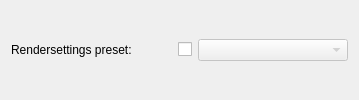
       <widget class="QWidget" name="w_renderPreset" native="true">
        <layout class="QHBoxLayout" name="horizontalLayout_14">
         <property name="topMargin">
          <number>0</number>
         </property>
         <property name="bottomMargin">
          <number>0</number>
         </property>
         <item>
          <widget class="QLabel" name="l_renderPreset">
           <property name="text">
            <string>Rendersettings preset:</string>
           </property>
          </widget>
         </item>
         <item>
          <spacer name="horizontalSpacer_7">
           <property name="orientation">
            <enum>Qt::Horizontal</enum>
           </property>
           <property name="sizeHint" stdset="0">
            <size>
             <width>40</width>
             <height>20</height>
            </size>
           </property>
          </spacer>
         </item>
         <item>
          <widget class="QCheckBox" name="chb_renderPreset">
           <property name="text">
            <string/>
           </property>
          </widget>
         </item>
         <item>
          <widget class="QComboBox" name="cb_renderPreset">
           <property name="enabled">
            <bool>false</bool>
           </property>
           <property name="minimumSize">
            <size>
             <width>150</width>
             <height>0</height>
            </size>
           </property>
          </widget>
         </item>
        </layout>
       </widget>
